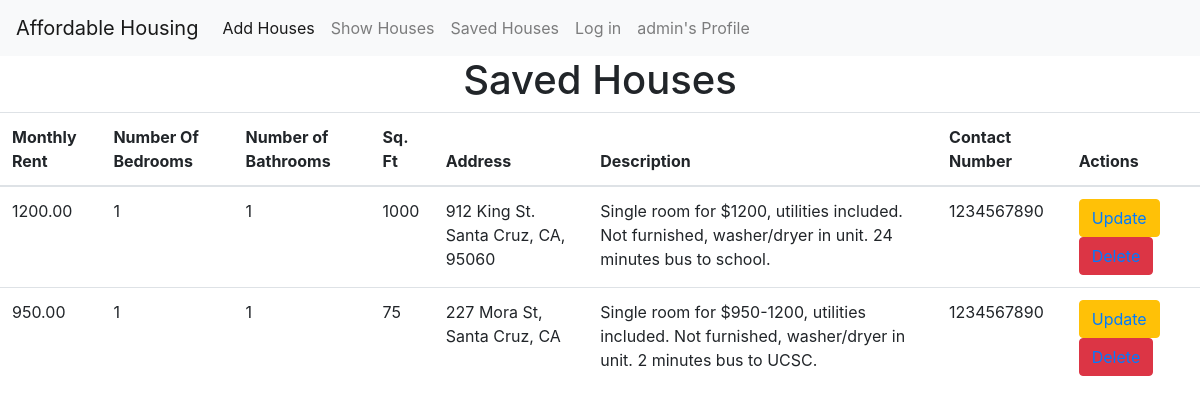
Screenshot of /savedRead (signed in) with the database file from the repository.
### housing/models.py (models this page shows)
class House(models.Model):
    oid = models.AutoField(primary_key=True)
    rent = models.DecimalField(max_digits=8, decimal_places=2, default=1000.00)
    beds = models.IntegerField(default=3)
    baths = models.IntegerField(default=3)
    square_feet = models.IntegerField(default=1000, null=True)
    address = models.CharField(default="", max_length=255)
    description = models.TextField(default="")
    More_infomation = models.URLField(max_length=200, blank=True, null=True)
    contact = models.IntegerField(default=1234567890)

### housing/views.py (the view)
# urls.py: path('savedRead', views.savedRead_view, name='savedRead_url'),
def savedRead_view(request):
    obj = House.objects.all()
    form = HouseForm()
    template_name = 'saved_view.html'
    context = {'obj': obj}
    return render(request, template_name, context)
    """
    Handles user login (currently commented out - using Django's built-in login)
    - Authenticates username/password
    - Creates user session if credentials are valid
    """

### housing/templates/saved_view.html (shortened to what this page needs)
{% extends 'layout.html' %}
{% block content %}
<center><h1>Saved Houses</h1></center>
<table class="table">
   <thead>
     <tr>
       <th scope="col">Monthly Rent</th>
       <th scope="col">Number Of Bedrooms</th>
       <th scope="col">Number of Bathrooms</th>
       <th scope="col">Sq. Ft</th>
       <th scope="col">Address</th>
       <th scope="col">Description</th>
       <th scope="col">Contact Number</th>
       <th scope="col">Actions</th>
     </tr>
   </thead>
   <tbody>
   {% for i in obj %}
     <tr>
       <td>{{ i.rent }}</td>
       <td>{{ i.beds }}</td>
       <td>{{ i.baths }}</td>
       <td>{{ i.square_feet }}</td>
       <td>{{ i.address }}</td>
       <td>{{ i.description }}</td>
       <td>{{ i.contact }}</td>
       <td>
           {% if i.oid %}
               <button class="btn btn-warning">
                   <a href="{% url 'update_url' i.oid %}">Update</a>
               </button>&nbsp;&nbsp;
               <button class="btn btn-danger">
                   <a href="{% url 'delete_url' i.oid %}">Delete</a>
               </button>
           {% else %}
               <span>Action unavailable</span>
           {% endif %}
       </td>
     </tr>
   {% endfor %}
   </tbody>
</table>
{% endblock %}

### housing/templates/layout.html (shortened to what this page needs)
<!DOCTYPE html>
<html>
<head>
   <link rel="stylesheet" href="https://cdn.jsdelivr.net/npm/bootstrap@4.0.0/dist/css/bootstrap.min.css">
</head>
<body>
   <nav class="navbar navbar-expand-lg navbar-light bg-light">
       <a class="navbar-brand" href="#">Affordable Housing</a>
       <div class="collapse navbar-collapse" id="navbarSupportedContent">
         <ul class="navbar-nav mr-auto">
           <li class="nav-item active">
             <a class="nav-link" href="{% url 'create_url' %}">Add Houses<span class="sr-only">(current)</span></a>
           </li>
           <li class="nav-item">
             <a class="nav-link" href="{% url 'show_url' %}">Show Houses</a>
           </li>
           <li class="nav-item">
            <a class="nav-link" href="{% url 'savedRead_url' %}">Saved Houses</a>
           </li>
           <li class="nav-item">
            <a class="nav-link" href="{% url 'index' %}">Log in</a>
           </li>
           {% if user.is_authenticated %}
            <li class="nav-item">
              <a class="nav-link" href="{% url 'savedRead_url' %}">{{ user.username }}'s Profile</a>
            </li>
           {% endif %}
         </ul>
       </div>
     </nav>
   {% block content %}
   {% endblock %}
</body>
</html>

### rows the page displays
House: rent "1200.00", beds "1", baths "1", square_feet "1000", address "912 King St. Santa Cruz, CA, 95060", description "Single room for $1200, utilities included. Not furnished, washer/dryer in unit. 24 minutes bus to school.", contact "1234567890", shows "Update"
House: rent "950.00", beds "1", baths "1", square_feet "75", address "227 Mora St, Santa Cruz, CA", description "Single room for $950-1200, utilities included. Not furnished, washer/dryer in unit. 2 minutes bus to UCSC.", contact "1234567890", shows "Update"

### other values shown
{{ user.username }} "admin"
